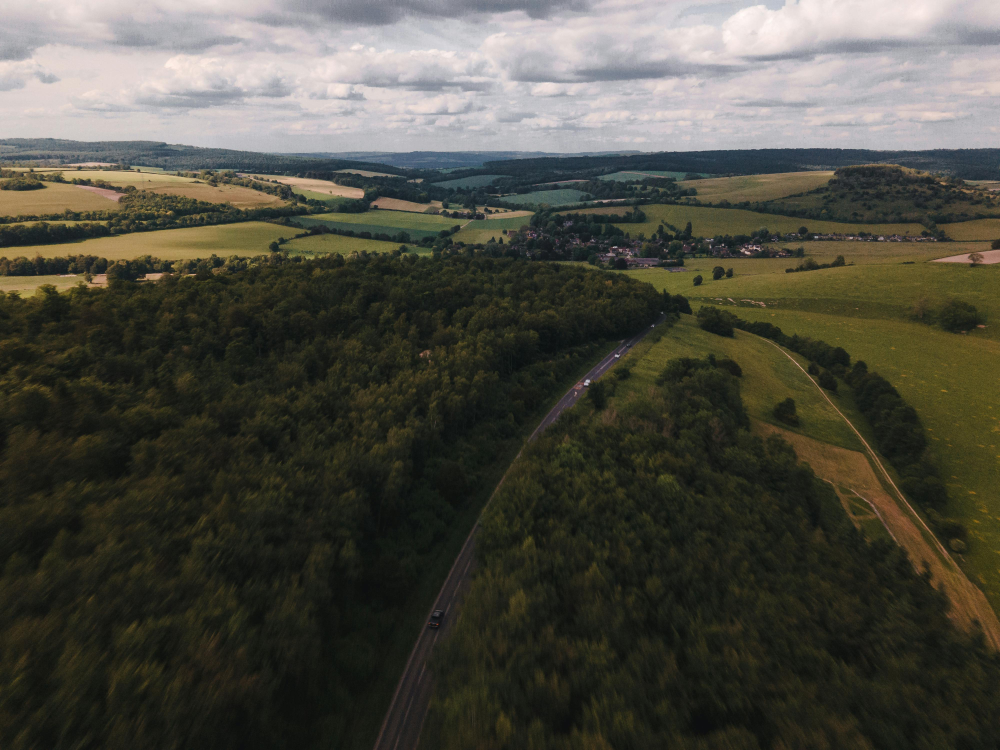
#> input picture images/photo_01.jpeg, 4000 x 3000 px, found by its file name (shown at 1/4 size); its folder holds only this picture in this run
$ python new_py.py
#> lines starting #> are read from the running program, lines starting #| are printed output that depends on the picture; after the words box and inside, x2 and y2 are one past the last pixel; in counts of white or black regions, pixels touching at a corner belong together
import os
import random
import cv2
import skimage.measure
import numpy as np
from math import atan2, cos, sin, pi, degrees, radians


def show_img(img: np.array, name: str = 'N/A'):
    # Вывод изображения для отслеживания процесса и дебага
    cv2.namedWindow(name, cv2.WINDOW_NORMAL | cv2.WINDOW_KEEPRATIO)
    cv2.resizeWindow(name, 300, 300)
    cv2.imshow(name, img)

def crop_and_scale(img: np.array):
    # Сначала обрезка изображения до квадрата
    width, height = img.shape[1::-1]
#> width = 4000; height = 3000
    if width > height:
        margin = (width - height)/2
#> margin = 500
        img = img[:, int(margin):int(width - margin)]
    else:
        margin = (height - width)/2
        img = img[int(margin):int(height - margin), :]

    # Теперь уменьшение
    img = cv2.resize(img, (100, 100))
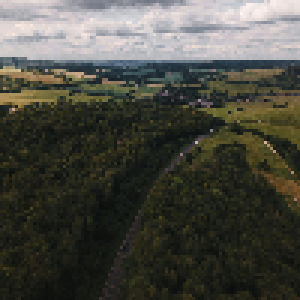
#> img: shape (100, 100, 3) (shown 3 times larger); mean of channels 0, 1, 2 66.1, 74.5, 74.5; drawn as B, G, R

    return img


LOWER = np.array([ 90,   0,  50])
UPPER = np.array([125, 255, 255])

LOWER_BLUE = np.array([ 90,   0,  50])
UPPER_BLUE = np.array([125, 255, 255])
LOWER_RED1 = np.array([  0,   0, 175])
UPPER_RED1 = np.array([ 30,  35, 255])
LOWER_RED2 = np.array([170,   0, 175])
UPPER_RED2 = np.array([179,  35, 255])

def HSV_filter(img: np.array):
    img = cv2.cvtColor(img, cv2.COLOR_BGR2HSV)
    blue = cv2.inRange(img, LOWER_BLUE, UPPER_BLUE)
    red  = cv2.bitwise_or(
        cv2.inRange(img, LOWER_RED1, UPPER_RED1),
        cv2.inRange(img, LOWER_RED2, UPPER_RED2)
    )
    return cv2.bitwise_or(blue, red)

#def find_pitch_and_roll(frame: np.array, debug_mode: bool = False):
def find_pitch_and_roll(path: str, debug_mode: bool = False):

    frame = crop_and_scale(cv2.imread(f'images\{path}'))
    #frame = crop_and_scale(frame)
    bgr2gray = cv2.cvtColor(frame, cv2.COLOR_BGR2GRAY)
    blue_filtered_gray = cv2.add(
        bgr2gray,
        cv2.inRange(
            cv2.cvtColor(frame, cv2.COLOR_BGR2HSV),
            LOWER, UPPER
        )
    )
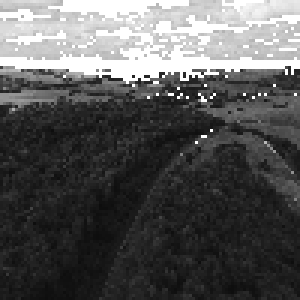
#> blue_filtered_gray: shape (100, 100) (shown 3 times larger); min 13, max 255, mean 86.9

    # Отфильтровать синее небо
    #lower = np.array([100,   0,  50])
    #upper = np.array([125, 255, 255])
    hsv = cv2.cvtColor(frame, cv2.COLOR_BGR2HSV)
#> hsv: shape (100, 100, 3); mean H, S, V 55.1, 63.5, 78
    hsv_mask = cv2.inRange(hsv, LOWER, UPPER)
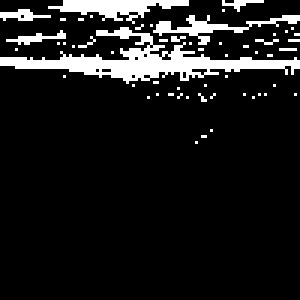
#> hsv_mask: shape (100, 100) (shown 3 times larger); 10.7% white; 56 white regions (50 under 20 px), largest, box (x1, y1, x2, y2) and area: (0, 9, 100, 28) 572, (16, 0, 63, 8) 177, (51, 5, 100, 15) 132, (0, 3, 17, 7) 37, (2, 10, 22, 15) 37, (74, 0, 88, 4) 22

    blur_img = cv2.bilateralFilter(blue_filtered_gray, 9, 60, 50)
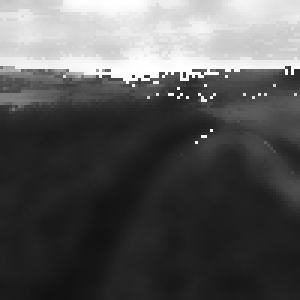
#> blur_img: shape (100, 100) (shown 3 times larger); min 17, max 255, mean 86.7
    _, bw_img = cv2.threshold(blue_filtered_gray, 250, 255, cv2.THRESH_OTSU)
#> bw_img: shape (100, 100); 25.4% white; 30 white regions (28 under 20 px), largest, box (x1, y1, x2, y2) and area: (0, 0, 100, 28) 2461, (0, 30, 14, 36) 35
    edges = cv2.Canny(image=blur_img, threshold1=200, threshold2=250)
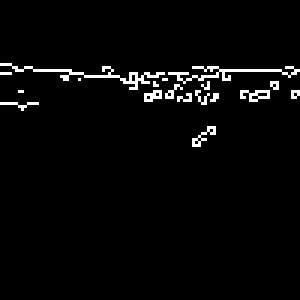
#> edges: shape (100, 100) (shown 3 times larger); 3% white in thin lines or dots, all inside (x1, y1, x2, y2) = (0, 21, 100, 49)

    contours, _ = cv2.findContours(bw_img, cv2.RETR_TREE, cv2.CHAIN_APPROX_NONE)
#> contours = 37 contours, 36 with area under 20; largest, box (x1, y1, x2, y2) and area: (0, 0, 100, 28) 2335
    sky = sorted(contours, key=cv2.contourArea, reverse=True)[0]
#> sky = contour of 280 points, box (x1, y1, x2, y2) (0, 0, 100, 28), area 2335
    bw_img = cv2.cvtColor(bw_img, cv2.COLOR_GRAY2BGR)
    for i in sky:
        x, y = i[0][0], i[0][1]
        if x == 0 or x == 99 or y == 0 or y == 99:
            bw_img[y][x] = (0, 255, 255)
        else:
            bw_img[y][x] = (0, 0, 255)
#> this loop made 280 passes
#> (x, y) on passes 1 to 3: (0, 0), (0, 1), (0, 2)
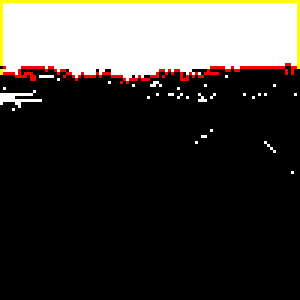
#> bw_img: shape (100, 100, 3) (shown 3 times larger); mean B, G, R 58, 61.7, 64.8

    show_img(frame, 'Original')
    show_img(bgr2gray, 'Gray')
    show_img(hsv, 'HSV')
    show_img(hsv_mask, 'HSV mask')
    show_img(blue_filtered_gray, 'Blue filter gray')
    show_img(blur_img, 'Blur')
    show_img(bw_img, 'B&W')
    show_img(edges, 'Edges')
    #show_img(HSV_filter(frame), 'Filter')
    cv2.imwrite(f'debug_images\{path}', cv2.bitwise_and(frame, frame, mask=cv2.bitwise_not(HSV_filter(frame))))
#> in HSV_filter, `red  = cv2.bitwise_or( cv2.inRange(img, LOWER_RED1, UPPER_RED1), cv2.i..`: red: shape (100, 100); 6.9% white; 29 white regions (24 under 20 px), largest, box (x1, y1, x2, y2) and area: (0, 0, 100, 19) 461, (27, 11, 46, 18) 44, (78, 8, 96, 14) 42, (0, 0, 19, 3) 31, (61, 15, 81, 19) 31
#> in HSV_filter, `return cv2.bitwise_or(blue, red)`: returned value: shape (100, 100); 17.6% white; 31 white regions (30 under 20 px), largest, box (x1, y1, x2, y2) and area: (0, 0, 100, 28) 1718
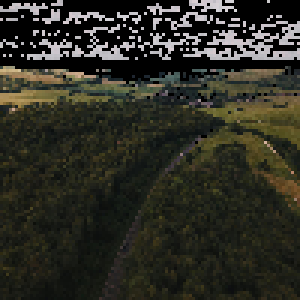
#> saved as photo_01.jpeg: shape (100, 100, 3) (shown 3 times larger); mean B, G, R 36.5, 45.7, 45.8
    return ''

os.system('cls')
for name in os.listdir('images'):
    print(name)
    print(find_pitch_and_roll(
        #cv2.imread(f'images\{name}')
        name
    ))
    if cv2.waitKey(0) == 27: break # esc для выхода
#> (key Esc is pressed here)
    cv2.destroyAllWindows()

$ run again, on images/photo_05.jpeg
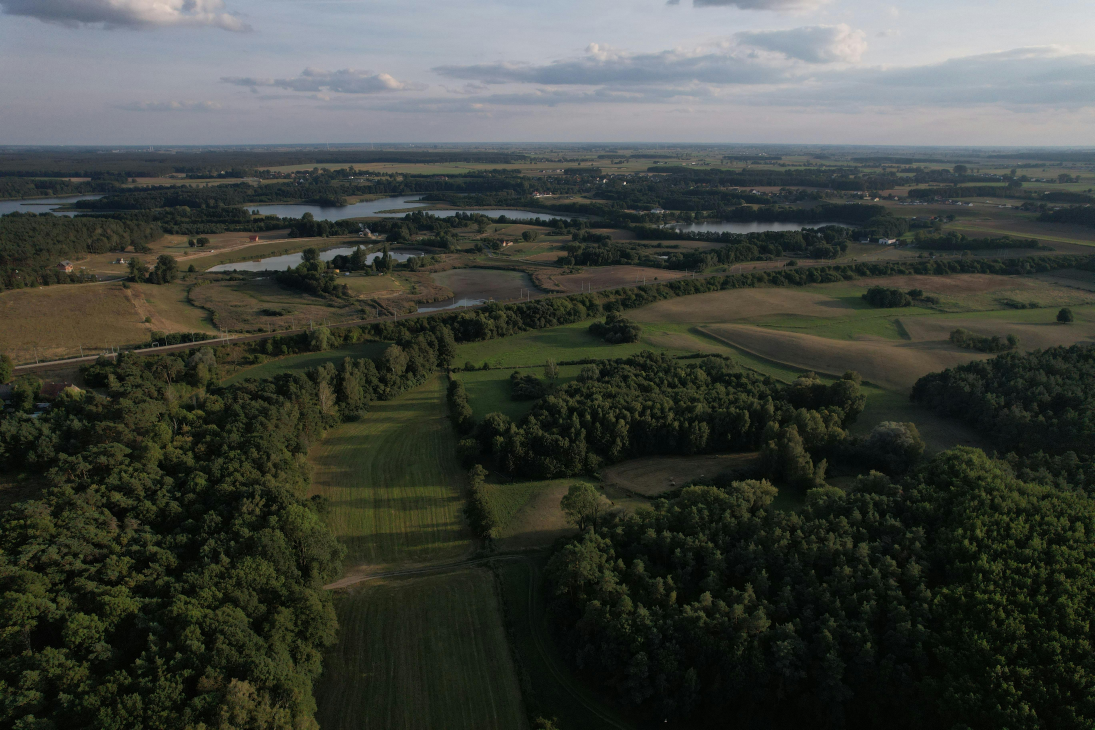
#> input picture images/photo_05.jpeg, 5472 x 3648 px, found by its file name (shown at 1/5 size)
#> width = 5472; height = 3648
#> margin = 912
#> hsv: shape (100, 100, 3); mean H, S, V 65.4, 79.5, 71.1
#> hsv_mask: shape (100, 100); 23.7% white; 44 white regions (40 under 20 px), largest, box (x1, y1, x2, y2) and area: (0, 0, 100, 29) 2151, (8, 23, 32, 30) 59, (68, 27, 86, 32) 32, (37, 23, 50, 28) 26
#> in find_pitch_and_roll, `edges = cv2.Canny(image=blur_img, threshold1=200, threshold2=250)`:
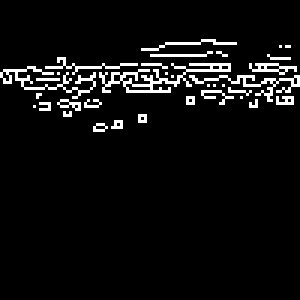
#> edges: shape (100, 100) (shown 3 times larger); 5.8% white in thin lines or dots, all inside (x1, y1, x2, y2) = (0, 13, 100, 44)
#> contours = 52 contours, 49 with area under 20; largest, box (x1, y1, x2, y2) and area: (0, 0, 100, 29) 2308, (53, 20, 71, 26) 40, (8, 23, 32, 30) 26
#> sky = contour of 270 points, box (x1, y1, x2, y2) (0, 0, 100, 29), area 2308
#> the loop in find_pitch_and_roll, `for i in sky:` made 270 passes
#> (x, y) on passes 1 to 3: (0, 0), (0, 1), (0, 2)
#> red: shape (100, 100); 0.46% white in thin lines or dots, all inside (x1, y1, x2, y2) = (2, 0, 99, 18)
#> in find_pitch_and_roll, `cv2.imwrite(f'debug_images\{path}', cv2.bitwise_and(frame, frame, mask..`:
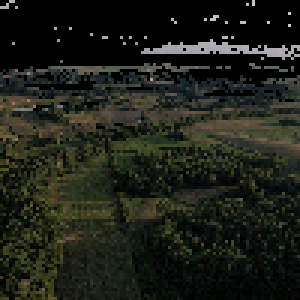
#> saved as photo_05.jpeg: shape (100, 100, 3) (shown 3 times larger); mean B, G, R 24.4, 32.7, 30

$ run again, on images/photo_06.jpeg
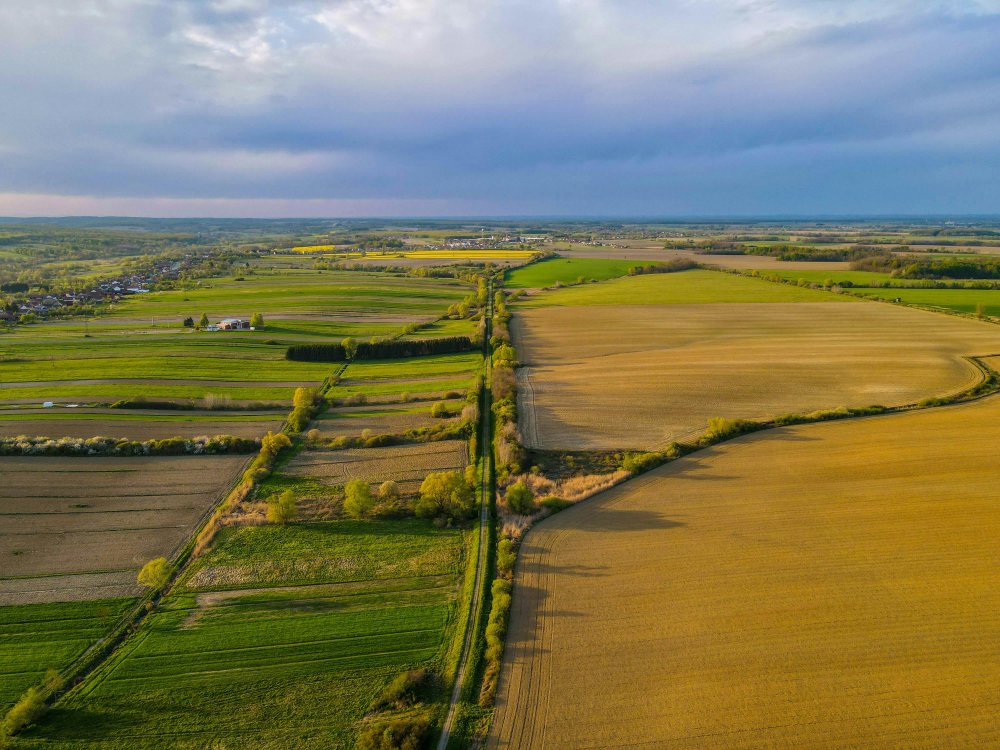
#> input picture images/photo_06.jpeg, 4000 x 3000 px, found by its file name (shown at 1/4 size)
#> width = 4000; height = 3000
#> margin = 500
#> hsv: shape (100, 100, 3); mean H, S, V 52.5, 144.9, 145.1
#> hsv_mask: shape (100, 100); 30.8% white; 14 white regions (13 under 20 px), largest, box (x1, y1, x2, y2) and area: (0, 0, 100, 33) 3058
#> in find_pitch_and_roll, `edges = cv2.Canny(image=blur_img, threshold1=200, threshold2=250)`:
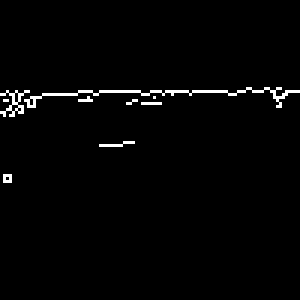
#> edges: shape (100, 100) (shown 3 times larger); 1.8% white in thin lines or dots, all inside (x1, y1, x2, y2) = (0, 29, 100, 61)
#> contours = 20 contours, 19 with area under 20; largest, box (x1, y1, x2, y2) and area: (0, 0, 100, 33) 2946
#> sky = contour of 267 points, box (x1, y1, x2, y2) (0, 0, 100, 33), area 2946
#> the loop in find_pitch_and_roll, `for i in sky:` made 267 passes
#> (x, y) on passes 1 to 3: (0, 0), (0, 1), (0, 2)
#> red: shape (100, 100); 0.02% white in thin lines or dots, all inside (x1, y1, x2, y2) = (17, 7, 45, 33)
#> in find_pitch_and_roll, `cv2.imwrite(f'debug_images\{path}', cv2.bitwise_and(frame, frame, mask..`:
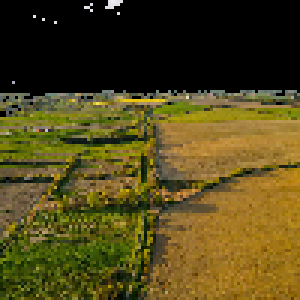
#> saved as photo_06.jpeg: shape (100, 100, 3) (shown 3 times larger); mean B, G, R 25, 70.7, 81.5

$ run again, on images/photo_07.jpeg
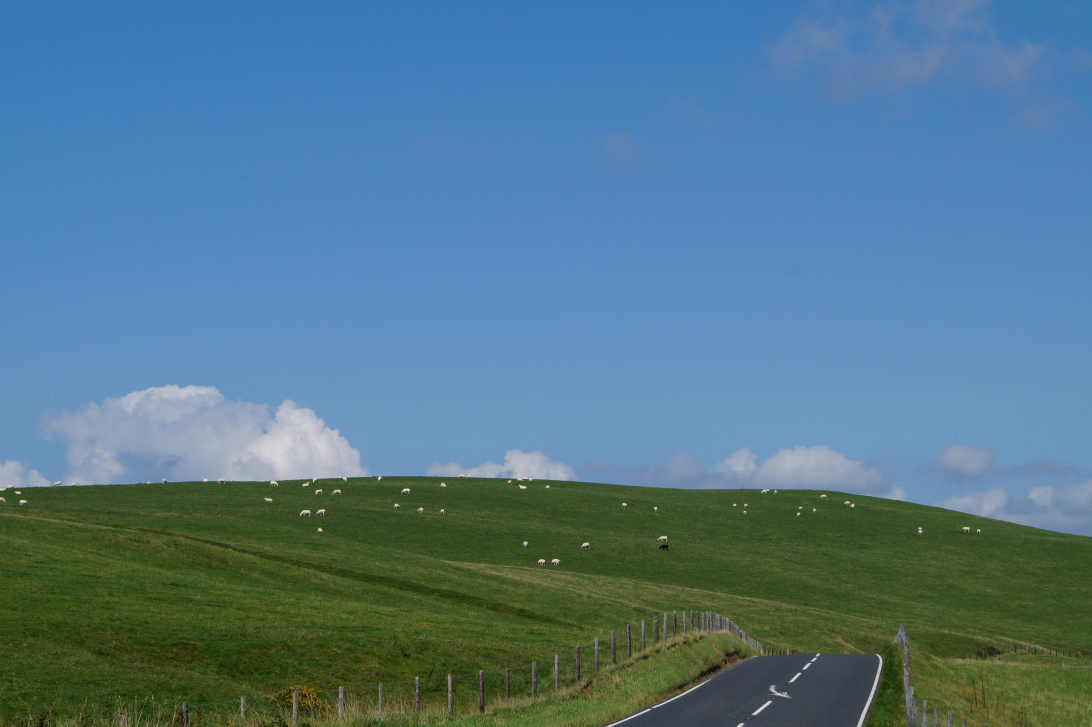
#> input picture images/photo_07.jpeg, 5456 x 3632 px, found by its file name (shown at 1/5 size)
#> width = 5456; height = 3632
#> margin = 912
#> hsv: shape (100, 100, 3); mean H, S, V 85.3, 133.5, 153.5
#> hsv_mask: shape (100, 100); 69% white; 5 black regions (4 under 20 px), largest, box (x1, y1, x2, y2) and area: (0, 65, 100, 100) 3086
#> edges: shape (100, 100); 1.7% white in thin lines or dots, all inside (x1, y1, x2, y2) = (0, 65, 100, 100)
#> contours = 12 contours, 10 with area under 20; largest, box (x1, y1, x2, y2) and area: (0, 0, 100, 69) 6494, (60, 90, 96, 100) 218
#> sky = contour of 331 points, box (x1, y1, x2, y2) (0, 0, 100, 69), area 6494
#> the loop in find_pitch_and_roll, `for i in sky:` made 331 passes
#> (x, y) on passes 1 to 3: (0, 0), (0, 1), (0, 2)
#> red: shape (100, 100); 0.09% white in thin lines or dots, all inside (x1, y1, x2, y2) = (12, 65, 96, 100)
#> in find_pitch_and_roll, `cv2.imwrite(f'debug_images\{path}', cv2.bitwise_and(frame, frame, mask..`:
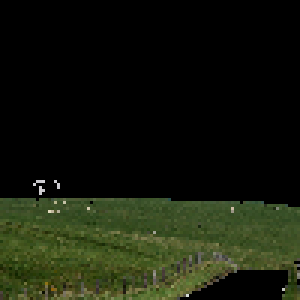
#> saved as photo_07.jpeg: shape (100, 100, 3) (shown 3 times larger); mean B, G, R 12, 25.6, 21
